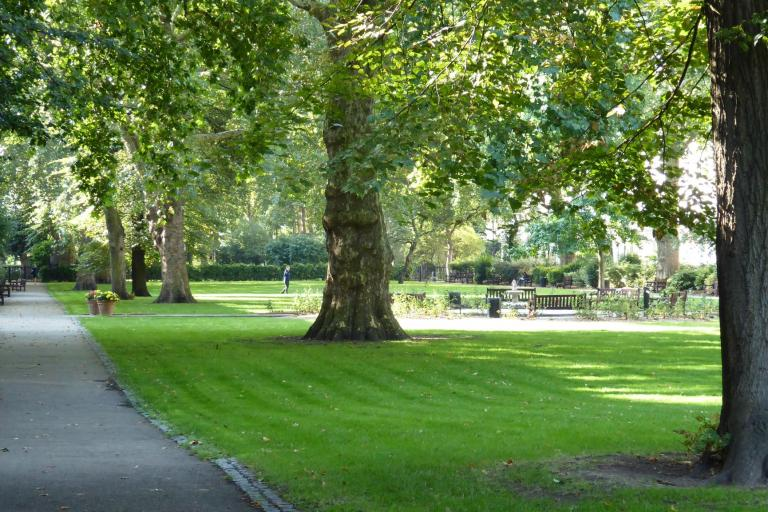
#> input picture park.png, 768 x 512 px, given in place of 0615.jpg, which was not available
$ jupyter execute hw1.ipynb
#> lines starting #> are read from the running program, lines starting #| are printed output that depends on the picture; after the words box and inside, x2 and y2 are one past the last pixel; in counts of white or black regions, pixels touching at a corner belong together; pictures that were not available may be replaced by others from this repository, and a replacement may not be noted
[cell 1]
import cv2
import numpy as np
from matplotlib import pyplot as plt

image=cv2.imread('0615.jpg')
#> image is the input picture: shape (512, 768, 3); mean B, G, R 72.5, 123, 97.7
maskOfImage=cv2.imread('0615.png',0)
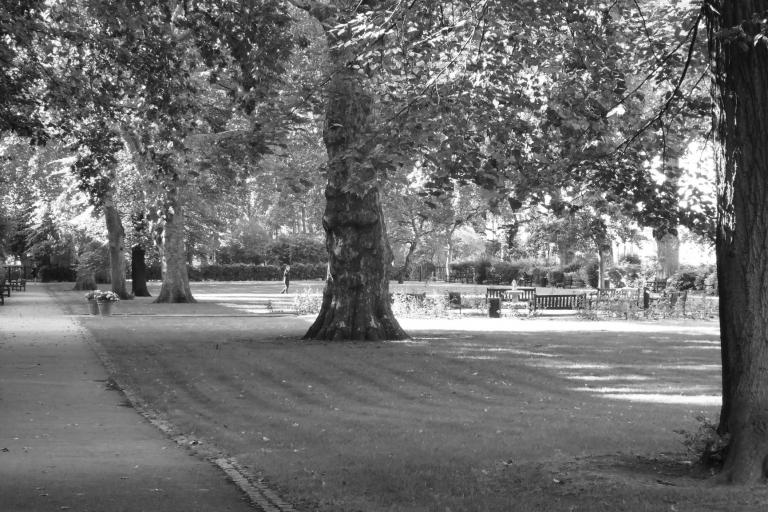
#> maskOfImage: shape (512, 768); min 0, max 255, mean 109.7
foreground=cv2.bitwise_and(image,image,mask=maskOfImage)
background=cv2.imread('park.png')
originalBackground=background.copy()
orgBackground2=background.copy()
orgBackground3=background.copy()

def combineForegroundBackground(fgImg, fgMask, bgImg, topLeft):
#> called with topLeft = (0, 200)
    fgMask=cv2.threshold(fgMask, 127, 255, cv2.THRESH_BINARY)[1]
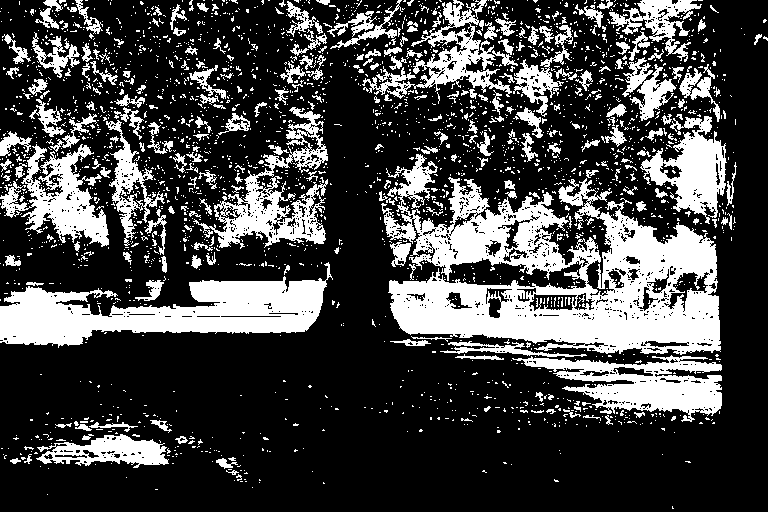
#> fgMask: shape (512, 768); 27.3% white; 2518 white regions (2261 under 20 px), largest, box (x1, y1, x2, y2) and area: (381, 154, 721, 355) 32651, (0, 262, 333, 348) 13184, (512, 355, 722, 422) 6407
    bgMask=cv2.bitwise_not(fgMask)
    rows, cols, channels = fgImg.shape
#> rows = 512; cols = 768; channels = 3
    roi=bgImg[topLeft[1]:topLeft[1]+rows, topLeft[0]:topLeft[0]+cols]

    if topLeft[0]+cols>bgImg.shape[1]:
        cols=bgImg.shape[1]-topLeft[0]
        roi=bgImg[topLeft[1]:topLeft[1]+rows, topLeft[0]:topLeft[0]+cols]
        fgImg=fgImg[:, :cols]
        fgMask=fgMask[:, :cols]
        bgMask=bgMask[:, :cols]

    if topLeft[1]+rows>bgImg.shape[0]:
        rows=bgImg.shape[0]-topLeft[1]
#> rows = 312
        roi=bgImg[topLeft[1]:topLeft[1]+rows, topLeft[0]:topLeft[0]+cols]
        fgImg=fgImg[:rows, :]
        fgMask=fgMask[:rows, :]
#> fgMask: shape (312, 768); 32.7% white; 2158 white regions (1929 under 20 px), largest, box (x1, y1, x2, y2) and area: (381, 154, 719, 312) 22795, (193, 107, 328, 249) 5573, (0, 144, 109, 247) 4744
        bgMask=bgMask[:rows, :]

    fgImgMasked=cv2.bitwise_and(fgImg, fgImg, mask=fgMask)
    bgImgMasked=cv2.bitwise_and(roi, roi, mask=bgMask)
    combinedImg=cv2.add(fgImgMasked, bgImgMasked)
    bgImg[topLeft[1]:topLeft[1]+rows, topLeft[0]:topLeft[0]+cols]=combinedImg

    return bgImg

newImage=combineForegroundBackground(foreground,maskOfImage,background,(0,200))
newImage=cv2.cvtColor(newImage, cv2.COLOR_BGR2RGB)
newImage2=combineForegroundBackground(foreground,maskOfImage,orgBackground2,(200,200))
#> call 2 of combineForegroundBackground, with topLeft = (200, 200)
#> in combineForegroundBackground (call 2), `fgMask=fgMask[:, :cols]`: fgMask: shape (512, 568); 25.2% white; 2020 white regions (1811 under 20 px), largest, box (x1, y1, x2, y2) and area: (0, 262, 333, 348) 13184, (381, 154, 568, 281) 8967, (388, 268, 568, 344) 8107
#> in combineForegroundBackground (call 2), `fgMask=fgMask[:rows, :]`: fgMask: shape (312, 568); 31.6% white; 1734 white regions (1550 under 20 px), largest, box (x1, y1, x2, y2) and area: (381, 154, 568, 281) 8967, (193, 107, 328, 249) 5573, (0, 144, 109, 247) 4744
#> in combineForegroundBackground (call 2), `fgImgMasked=cv2.bitwise_and(fgImg, fgImg, mask=fgMask)`:
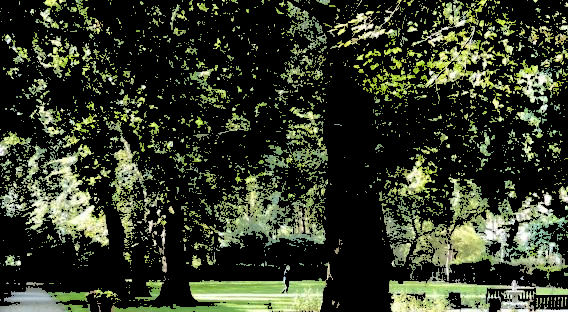
#> fgImgMasked: shape (312, 568, 3); mean of channels 0, 1, 2 39.8, 58.5, 52.2; drawn as B, G, R
#> in combineForegroundBackground (call 2), `bgImgMasked=cv2.bitwise_and(roi, roi, mask=bgMask)`:
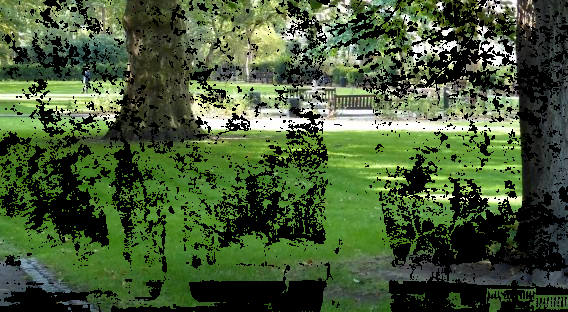
#> bgImgMasked: shape (312, 568, 3); mean B, G, R 53.6, 90.2, 70
newImage2=cv2.cvtColor(newImage2, cv2.COLOR_BGR2RGB)
newImage3=combineForegroundBackground(foreground,maskOfImage,orgBackground3,(500,300))
#> call 3 of combineForegroundBackground, with topLeft = (500, 300)
#> in combineForegroundBackground (call 3), `fgImg=fgImg[:, :cols]`:
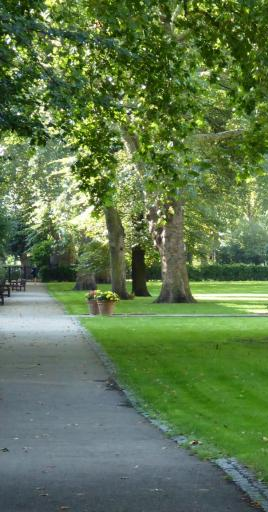
#> fgImg: shape (512, 268, 3); mean of channels 0, 1, 2 76.8, 119.4, 95; drawn as B, G, R
#> in combineForegroundBackground (call 3), `fgMask=fgMask[:, :cols]`:
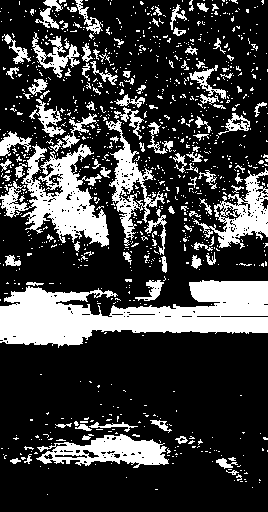
#> fgMask: shape (512, 268); 24.5% white; 1058 white regions (950 under 20 px), largest, box (x1, y1, x2, y2) and area: (0, 280, 268, 348) 10548, (0, 144, 109, 247) 4744, (36, 434, 169, 468) 2404
#> in combineForegroundBackground (call 3), `fgImg=fgImg[:rows, :]`:
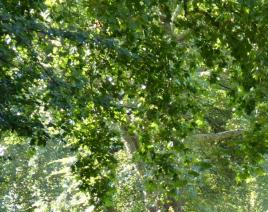
#> fgImg: shape (212, 268, 3); mean of channels 0, 1, 2 58.7, 116.9, 92.9; drawn as B, G, R
#> in combineForegroundBackground (call 3), `fgMask=fgMask[:rows, :]`: fgMask: shape (212, 268); 25.7% white; 750 white regions (674 under 20 px), largest, box (x1, y1, x2, y2) and area: (0, 144, 102, 212) 3068, (106, 120, 165, 212) 1594, (214, 168, 268, 212) 854
#> in combineForegroundBackground (call 3), `fgImgMasked=cv2.bitwise_and(fgImg, fgImg, mask=fgMask)`:
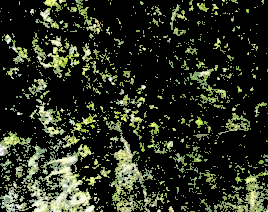
#> fgImgMasked: shape (212, 268, 3); mean of channels 0, 1, 2 31.2, 46.8, 41.6; drawn as B, G, R
#> in combineForegroundBackground (call 3), `combinedImg=cv2.add(fgImgMasked, bgImgMasked)`:
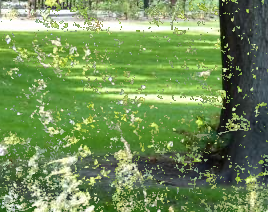
#> combinedImg: shape (212, 268, 3); mean of channels 0, 1, 2 87.4, 143.6, 114.6; drawn as B, G, R
newImage3=cv2.cvtColor(newImage3, cv2.COLOR_BGR2RGB)

fig, (ax1, ax2, ax3)=plt.subplots(1, 3, figsize=(15, 15))
ax1.imshow(newImage)
ax1.set_title('Combined Image 1')
ax2.imshow(newImage2)
ax2.set_title('Combined Image 2')
ax3.imshow(newImage3)
ax3.set_title('Combined Image 3')
plt.show()

def gaussianSmoothing(img, sigma):
    size=int(6*sigma+1)
    if size%2==0:
        size=size+1
    kernelX=cv2.getGaussianKernel(size, sigma)
    kernelY=cv2.getGaussianKernel(size, sigma).T
    smoothedImg=cv2.sepFilter2D(img, -1, kernelX, kernelY, borderType=cv2.BORDER_REPLICATE)
    return smoothedImg

originalBackground1=cv2.cvtColor(originalBackground, cv2.COLOR_BGR2RGB)

smoothedImage1=gaussianSmoothing(originalBackground, 5)
copysmoothedImage1=smoothedImage1.copy()
smoothedImage1=cv2.cvtColor(smoothedImage1, cv2.COLOR_BGR2RGB)

smoothedImage2=gaussianSmoothing(originalBackground, 10)
copySmoothedImage2=smoothedImage2.copy()
smoothedImage2=cv2.cvtColor(smoothedImage2, cv2.COLOR_BGR2RGB)

fig, (ax1, ax2, ax3) = plt.subplots(1, 3, figsize=(15, 15))
ax1.imshow(originalBackground1)
ax1.set_title('Original Background')
ax2.imshow(smoothedImage1)
ax2.set_title('Smoothed Background (sigma=5)')
ax3.imshow(smoothedImage2)
ax3.set_title('Smoothed Background (sigma=10)')
plt.show()

def unsharpMasking(img, sigma):
#> called with sigma = 3
    smoothedImg=gaussianSmoothing(img, sigma)
    unsharpMaskedImg=cv2.addWeighted(img, 1.5, smoothedImg, -0.5, 0)
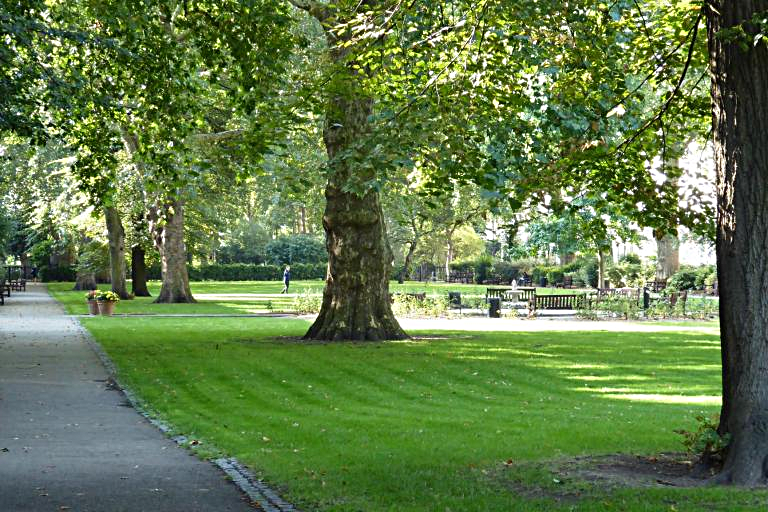
#> unsharpMaskedImg: shape (512, 768, 3); mean B, G, R 73, 122.3, 97.2
    return unsharpMaskedImg

orgImg1=cv2.cvtColor(image, cv2.COLOR_BGR2RGB)

sharpenedImage1=unsharpMasking(image, 3)
copySharpenedImage1=sharpenedImage1.copy()
sharpenedImage1=cv2.cvtColor(sharpenedImage1, cv2.COLOR_BGR2RGB)

sharpenedImage2=unsharpMasking(image, 8)
copySharpenedImage2=sharpenedImage2.copy()
sharpenedImage2=cv2.cvtColor(sharpenedImage2, cv2.COLOR_BGR2RGB)

fig, (ax1, ax2, ax3)=plt.subplots(1, 3, figsize=(15, 15))
ax1.imshow(orgImg1)
ax1.set_title('Original Image')
ax2.imshow(sharpenedImage1)
ax2.set_title('Sharpened Image (sigma=3)')
ax3.imshow(sharpenedImage2)
ax3.set_title('Sharpened Image (sigma=8)')
plt.show()

combinedImage1=combineForegroundBackground(image,maskOfImage,background,(0,200))
combinedImage1=cv2.cvtColor(combinedImage1, cv2.COLOR_BGR2RGB)

combinedImage2=combineForegroundBackground(copySharpenedImage1,maskOfImage,copysmoothedImage1,(0,200))
combinedImage2=cv2.cvtColor(combinedImage2, cv2.COLOR_BGR2RGB)

combinedImage3=combineForegroundBackground(copySharpenedImage2,maskOfImage,copySmoothedImage2,(0,200))
combinedImage3=cv2.cvtColor(combinedImage3, cv2.COLOR_BGR2RGB)

fig, (ax1, ax2, ax3)=plt.subplots(1, 3, figsize=(15, 15))
ax1.imshow(combinedImage1)
ax1.set_title('Original Combined Image')
ax2.imshow(combinedImage2)
ax2.set_title('Sharpened Fg and Smoothed Bg Image 1')
ax3.imshow(combinedImage3)
ax3.set_title('Sharpened Fg and Smoothed Bg Image 2')
plt.show()
